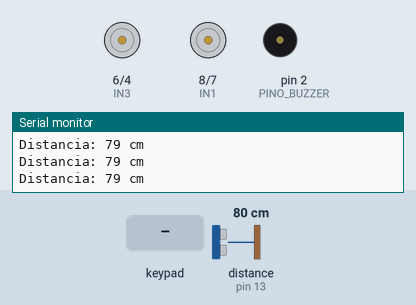
Recording of a sketch running on a simulated Arduino Uno, built with avr-gcc and run on an emulated ATmega328P. Parts: motor-driver pin pairs drawn as motors (green arrow = first pin HIGH = forward, orange = second pin HIGH = backward, longer = more drive), buzzer (waves = sounding, pin HIGH), the last lines printed to the serial monitor. Wiring (inferred from the names in the program): ultrasonic range finder: trigger pin 12; echo pin 13. The test bench sets the inputs (shaded band); at power-on: distance to the obstacle (sensor on pin 13) 80 cm. The echo pulse lasts 58.3 µs per cm; pins used as bus, display or sensor lines are not drawn.

Above: at 1.2 s.
1.3 s: key 'U' pressed
At 1.5 s:
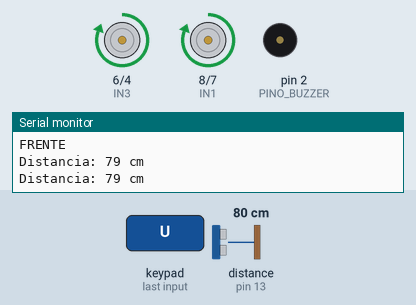
3.2 s: key 'D' pressed
At 3.4 s:
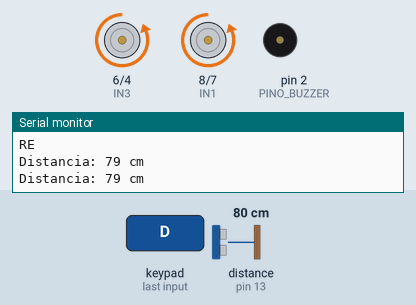
5.1 s: key 'L' pressed
At 5.3 s:
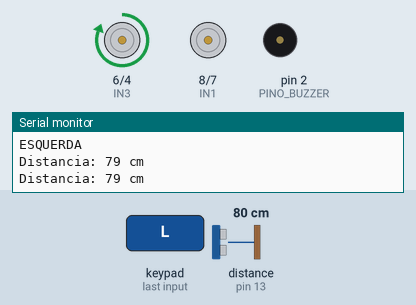
7.0 s: key 'R' pressed
At 7.2 s:
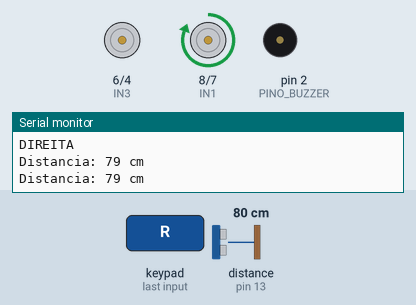
Timing chart, 0 to 9.9 s (numbered marks = the images above; inputs shaded):
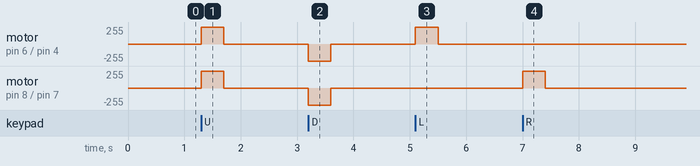

The sketch:

carrinho_dabble.ino
```cpp
// =====================================================
// DABBLE (app no celular -> Gamepad)
// =====================================================

// Carrega só o módulo Gamepad (programa fica menor)
#define CUSTOM_SETTINGS
#define INCLUDE_GAMEPAD_MODULE
#include <Dabble.h>

// HC-05: TX do módulo no D10, RX do módulo no D11
const int BT_RX = 10;
const int BT_TX = 11;


// =====================================================
// L298N
// =====================================================

// -----------------------------
// Motor A - Esquerda
// -----------------------------
const int IN1 = 8;
const int IN2 = 7;

// -----------------------------
// Motor B - Direita
// -----------------------------
const int IN3 = 6;
const int IN4 = 4;

// ENA e ENB ficam com jumper na ponte H (velocidade máxima)


// =====================================================
// HC-SR04
// =====================================================

const int TRIG = 12;
const int ECHO = 13;

const int DISTANCIA_SEGURA = 15;
const int DISTANCIA_LIBERAR = 20;


// =====================================================
// BUZZER
// =====================================================

const int PINO_BUZZER = 2;


// =====================================================
// ESTADO
// =====================================================

char movimentoAtual = 'S';

bool bloqueadoPorObstaculo = false;

// Último botão lido do Gamepad
// (só executa quando o botão muda)
char ultimoComando = 'S';


// =====================================================
// FILTRO DO SENSOR
// =====================================================

long leituras[3] = {
  999,
  999,
  999
};

int proximaLeitura = 0;

long distanciaAtual = 999;


// =====================================================
// TEMPOS
// =====================================================

unsigned long ultimaChecagemSensor = 0;

const unsigned long INTERVALO_SENSOR = 100;


// =====================================================
// SETUP
// =====================================================

void setup() {

  // -----------------------------
  // Motor A
  // -----------------------------

  pinMode(IN1, OUTPUT);
  pinMode(IN2, OUTPUT);


  // -----------------------------
  // Motor B
  // -----------------------------

  pinMode(IN3, OUTPUT);
  pinMode(IN4, OUTPUT);


  // -----------------------------
  // Sensor
  // -----------------------------

  pinMode(TRIG, OUTPUT);
  pinMode(ECHO, INPUT);


  // -----------------------------
  // Buzzer
  // -----------------------------

  pinMode(PINO_BUZZER, OUTPUT);

  digitalWrite(PINO_BUZZER, LOW);


  // -----------------------------
  // Começa parado
  // -----------------------------

  parar();


  // -----------------------------
  // Serial USB
  // -----------------------------

  Serial.begin(9600);


  // -----------------------------
  // Dabble (Bluetooth)
  // -----------------------------

  Dabble.begin(9600, BT_RX, BT_TX);


  Serial.println("================================");
  Serial.println("     CARRINHO INICIADO");
  Serial.println("================================");

  Serial.println("Aguardando o app Dabble...");
}


// =====================================================
// LOOP
// =====================================================

void loop() {

  // ===================================================
  // DABBLE
  // ===================================================

  // Obrigatório: atualiza os botões vindos do celular
  Dabble.processInput();


  char comando = lerGamePad();


  // Só age quando o botão muda
  // (segurar o botão não repete o comando)

  if (comando != ultimoComando) {

    ultimoComando = comando;

    Serial.print("Gamepad: ");
    Serial.println(comando);

    executarComando(comando);
  }


  // ===================================================
  // SENSOR
  // ===================================================

  if (millis() - ultimaChecagemSensor >= INTERVALO_SENSOR) {

    ultimaChecagemSensor = millis();

    checarObstaculo();
  }
}


// =====================================================
// LER GAMEPAD
// =====================================================

// Transforma o botão apertado no Dabble
// na mesma letra de comando de antes

char lerGamePad() {

  if (GamePad.isUpPressed()) {

    return 'F';
  }

  if (GamePad.isDownPressed()) {

    return 'B';
  }

  if (GamePad.isLeftPressed()) {

    return 'L';
  }

  if (GamePad.isRightPressed()) {

    return 'R';
  }


  // Nenhum botão apertado

  return 'S';
}


// =====================================================
// MEDIR DISTÂNCIA
// =====================================================

long medirDistancia() {

  digitalWrite(TRIG, LOW);

  delayMicroseconds(2);


  digitalWrite(TRIG, HIGH);

  delayMicroseconds(10);


  digitalWrite(TRIG, LOW);


  long duracao = pulseInLong(
    ECHO,
    HIGH,
    30000
  );


  // Nenhum retorno
  if (duracao == 0) {

    return 999;
  }


  long distancia = duracao * 0.0343 / 2;


  return distancia;
}


// =====================================================
// VERIFICAR OBSTÁCULO
// =====================================================

void checarObstaculo() {

  // -----------------------------
  // Nova leitura
  // -----------------------------

  leituras[proximaLeitura] = medirDistancia();


  // Próxima posição do array

  proximaLeitura =
    (proximaLeitura + 1) % 3;


  // -----------------------------
  // Calcula mediana
  // -----------------------------

  distanciaAtual = mediana(
    leituras[0],
    leituras[1],
    leituras[2]
  );


  // -----------------------------
  // Serial
  // -----------------------------

  Serial.print("Distancia: ");

  Serial.print(distanciaAtual);

  Serial.println(" cm");


  // ===================================================
  // OBSTÁCULO
  // ===================================================

  if (movimentoAtual == 'F') {

    if (distanciaAtual < DISTANCIA_SEGURA) {

      Serial.println("!!! OBSTACULO !!!");


      // Para o carrinho

      parar();


      // Bloqueia avanço

      bloqueadoPorObstaculo = true;


      // Buzzer

      alertaObstaculo();
    }
  }


  // ===================================================
  // LIBERAR CAMINHO
  // ===================================================

  if (bloqueadoPorObstaculo) {

    if (distanciaAtual >= DISTANCIA_LIBERAR) {

      bloqueadoPorObstaculo = false;


      Serial.println("Caminho liberado!");
    }
  }
}


// =====================================================
// MEDIANA
// =====================================================

long mediana(long a, long b, long c) {

  return max(
    min(a, b),
    min(max(a, b), c)
  );
}


// =====================================================
// BUZZER
// =====================================================

void alertaObstaculo() {

  digitalWrite(
    PINO_BUZZER,
    HIGH
  );


  delay(200);


  digitalWrite(
    PINO_BUZZER,
    LOW
  );
}


// =====================================================
// COMANDOS
// =====================================================

void executarComando(char comando) {

  switch (comando) {

    // =================================================
    // FRENTE
    // =================================================

    case 'F':
    case 'f':

      if (
        bloqueadoPorObstaculo ||
        distanciaAtual < DISTANCIA_SEGURA
      ) {

        Serial.println(
          "FRENTE BLOQUEADA!"
        );


        parar();


        alertaObstaculo();

      } else {

        frente();
      }

      break;


    // =================================================
    // RÉ
    // =================================================

    case 'B':
    case 'b':

      re();

      break;


    // =================================================
    // ESQUERDA
    // =================================================

    case 'L':
    case 'l':

      esquerda();

      break;


    // =================================================
    // DIREITA
    // =================================================

    case 'R':
    case 'r':

      direita();

      break;


    // =================================================
    // PARAR
    // =================================================

    case 'S':
    case 's':

      parar();

      break;
  }
}


// =====================================================
// FRENTE
// =====================================================

void frente() {

  Serial.println("FRENTE");


  movimentoAtual = 'F';


  // -----------------------------
  // Motor A
  // -----------------------------

  digitalWrite(
    IN1,
    HIGH
  );

  digitalWrite(
    IN2,
    LOW
  );


  // -----------------------------
  // Motor B
  // -----------------------------

  digitalWrite(
    IN3,
    HIGH
  );

  digitalWrite(
    IN4,
    LOW
  );
}


// =====================================================
// RÉ
// =====================================================

void re() {

  Serial.println("RE");


  movimentoAtual = 'B';


  // -----------------------------
  // Motor A
  // -----------------------------

  digitalWrite(
    IN1,
    LOW
  );

  digitalWrite(
    IN2,
    HIGH
  );


  // -----------------------------
  // Motor B
  // -----------------------------

  digitalWrite(
    IN3,
    LOW
  );

  digitalWrite(
    IN4,
    HIGH
  );
}


// =====================================================
// ESQUERDA
// =====================================================

void esquerda() {

  Serial.println("ESQUERDA");


  movimentoAtual = 'L';


  // -----------------------------
  // Motor A parado
  // -----------------------------

  digitalWrite(
    IN1,
    LOW
  );

  digitalWrite(
    IN2,
    LOW
  );


  // -----------------------------
  // Motor B para frente
  // -----------------------------

  digitalWrite(
    IN3,
    HIGH
  );

  digitalWrite(
    IN4,
    LOW
  );
}


// =====================================================
// DIREITA
// =====================================================

void direita() {

  Serial.println("DIREITA");


  movimentoAtual = 'R';


  // -----------------------------
  // Motor A para frente
  // -----------------------------

  digitalWrite(
    IN1,
    HIGH
  );

  digitalWrite(
    IN2,
    LOW
  );


  // -----------------------------
  // Motor B parado
  // -----------------------------

  digitalWrite(
    IN3,
    LOW
  );

  digitalWrite(
    IN4,
    LOW
  );
}


// =====================================================
// PARAR
// =====================================================

void parar() {

  Serial.println("PARAR");


  movimentoAtual = 'S';


  // -----------------------------
  // Motor A
  // -----------------------------

  digitalWrite(
    IN1,
    LOW
  );

  digitalWrite(
    IN2,
    LOW
  );


  // -----------------------------
  // Motor B
  // -----------------------------

  digitalWrite(
    IN3,
    LOW
  );

  digitalWrite(
    IN4,
    LOW
  );


  // -----------------------------
  // Buzzer
  // -----------------------------

  digitalWrite(
    PINO_BUZZER,
    LOW
  );
}
```

Measured:
- after the input at 1.3 s, motor on pin 6 (IN3) / pin 4 (IN4), motor on pin 8 (IN1) / pin 7 (IN2): stopped → forward 255/255 at once, → stopped 0.40 s later
- after the input at 3.2 s, motor on pin 6 (IN3) / pin 4 (IN4), motor on pin 8 (IN1) / pin 7 (IN2): stopped → backward 255/255 at once, → stopped 0.40 s later
- after the input at 5.1 s, motor on pin 6 (IN3) / pin 4 (IN4): stopped → forward 255/255 at once, → stopped 0.40 s later
- after the input at 7.0 s, motor on pin 8 (IN1) / pin 7 (IN2): stopped → forward 255/255 at once, → stopped 0.40 s later
